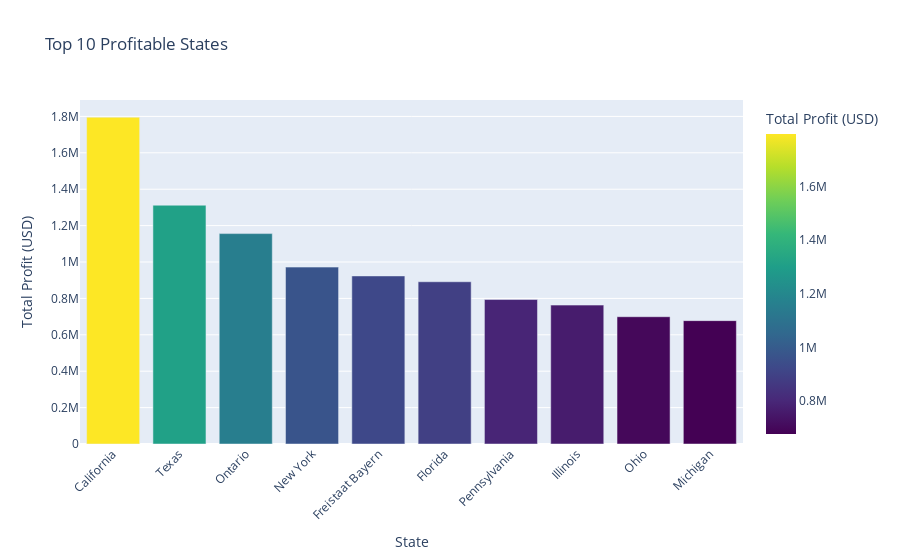

Notebook code cell kept with this figure:
### Code cell
import plotly.express as px

# Calculate total profit by state
state_profits = df_finalMerged.groupby('State_customer')['ProfitUSD'].sum().sort_values(ascending=False).reset_index()
state_profits.columns = ['State_customer', 'Total_Profit']

# Get the top 10 states by profit
top10_states_profits = state_profits.head(10)

# Plotting the top 10 states with the highest profits
fig = px.bar(top10_states_profits, x='State_customer', y='Total_Profit',
             labels={'State_customer': 'State', 'Total_Profit': 'Total Profit (USD)'},
             title='Top 10 Profitable States',
             color='Total_Profit', color_continuous_scale='viridis')

# Customize the layout
fig.update_layout(xaxis_title='State',
                  yaxis_title='Total Profit (USD)',
                  xaxis_tickangle=-45)

# Show the plot
fig.show()

### Figure 1 — Plotly figure (JSON) as saved in the notebook; plotly's stock layout.template omitted (floating-point values rounded to 4 significant figures)
{"data": [{"alignmentgroup": "True", "hovertemplate": "State=%{x}<br>Total Profit (USD)=%{marker.color}<extra></extra>", "legendgroup": "", "marker": {"color": [1796000.0, 1312000.0, 1156000.0, 971900.0, 923500.0, 891600.0, 793800.0, 763100.0, 699400.0, 677900.0], "coloraxis": "coloraxis", "pattern": {"shape": ""}}, "name": "", "offsetgroup": "", "orientation": "v", "showlegend": false, "textposition": "auto", "type": "bar", "x": ["California", "Texas", "Ontario", "New York", "Freistaat Bayern", "Florida", "Pennsylvania", "Illinois", "Ohio", "Michigan"], "xaxis": "x", "y": [1796000.0, 1312000.0, 1156000.0, 971900.0, 923500.0, 891600.0, 793800.0, 763100.0, 699400.0, 677900.0], "yaxis": "y"}], "layout": {"barmode": "relative", "coloraxis": {"colorbar": {"title": {"text": "Total Profit (USD)"}}, "colorscale": [[0, "#440154"], [0.1111, "#482878"], [0.2222, "#3e4989"], [0.3333, "#31688e"], [0.4444, "#26828e"], [0.5556, "#1f9e89"], [0.6667, "#35b779"], [0.7778, "#6ece58"], [0.8889, "#b5de2b"], [1, "#fde725"]]}, "legend": {"tracegroupgap": 0}, "title": {"text": "Top 10 Profitable States"}, "xaxis": {"anchor": "y", "domain": [0, 1], "tickangle": -45, "title": {"text": "State"}}, "yaxis": {"anchor": "x", "domain": [0, 1], "title": {"text": "Total Profit (USD)"}}}}
